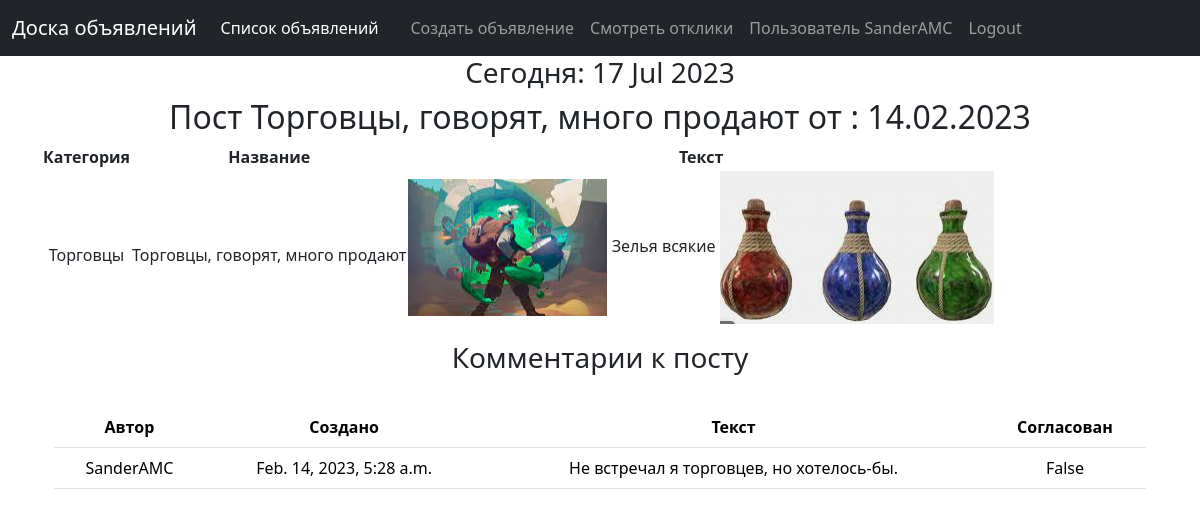
The page /post/26/ (signed in) on the database its author committed.
### MMORPG_messages/models.py (models this page shows)
class Post(models.Model):
    TYPES = [
        ('01', 'Танки'),
        ('02', 'Хилы'),
        ('03', 'ДД'),
        ('04', 'Торговцы'),
        ('05', 'Гилдмастеры'),
        ('06', 'Квестгиверы'),
        ('07', 'Кузнецы'),
        ('08', 'Кожевники'),
        ('09', 'Зельевары'),
        ('10', 'Мастера заклинаний')
    ]
    author = models.ForeignKey(User, on_delete=models.CASCADE)
    creation = models.DateTimeField(auto_now_add=True)
    category = models.CharField(max_length=2, choices=TYPES, default='1')
    title = models.CharField(max_length=200)
    content = RichTextUploadingField(blank=True, null=True)

class Comment(models.Model):
    post = models.ForeignKey(Post, on_delete=models.CASCADE)
    user = models.ForeignKey(User, on_delete=models.CASCADE)
    creation = models.DateTimeField(auto_now_add=True)
    text = models.TextField()
    approved = models.BooleanField(default=False)

### MMORPG_messages/views.py (the view)
# urls.py: path('<int:pk>/', OnePost.as_view(), name='one_post'),
class OnePost(DetailView):
    model = Post
    template_name = 'post.html'
    context_object_name = 'one_post'
    def get_context_data(self, **kwargs):
        context = super().get_context_data(**kwargs)
        if self.request.user.is_authenticated:
            context['user_name'] = self.request.user
        context['comments'] = Comment.objects.order_by('-creation').filter(post=self.object.id)
        obj = to_dict(context['one_post'])
        obj['category'] = [_[1] for _ in Post.TYPES if _[0] == obj['category']][0]
        context['one_post'] = obj
        return context

### MMORPG_messages/templatetags/custom_filters.py (called while the page is built)
@register.filter()
def censor(value):
   def isbad(word: str):
      return True if word in BAD_WORDS else False
   def replace(word: str):
      str_ = word[0]
      for i in range(1, len(word)):
         if word[i] not in string.punctuation:
            str_ += '*'
         else:
            str_ += word[i]
      return str_
   list = value.split()
   for n, word in enumerate(list):
      word2check = ""
      word = word.strip().lower()
      for i in range(len(word)):
         if word[i] not in string.punctuation:
            word2check += word[i]
      if isbad(word2check):
         list[n] = replace(list[n])
   return f'{" ".join(list)}'

### MMORPG_messages/templatetags/custom_tags.py (called while the page is built)
@register.simple_tag()
def current_time(format_string='%d %b %Y'):
    return datetime.utcnow().strftime(format_string)

### MMORPG_messages/views.py (called while the page is built)
def to_dict(obj):
    opts = obj._meta
    data = {}
    for f in chain(opts.concrete_fields, opts.private_fields):
        data[f.name] = f.value_from_object(obj)
    for f in opts.many_to_many:
        data[f.name] = [i.id for i in f.value_from_object(obj)]
    return data

### templates/post.html (shortened to what this page needs)
{% extends 'default.html' %}
{% load custom_filters %}
{% load custom_tags %}
{% block content %}
    <h3>Сегодня: {% current_time '%d %b %Y' %} </h3>
    <h2> Пост {{ one_post.title|censor }} от : {{ one_post.creation|date:'d.m.Y' }} </h2>
       <table>
           <thead>
            <tr>
              <th scope="col">Категория</th>
                <th scope="col">Название</th>
                <th scope="col">Текст</th>
            </tr>
          </thead>
        <tbody>
           <tr>
               <td>{{ one_post.category}}</td>
               <td>{{ one_post.title}}</td>
               <td>{{ one_post.content|safe }}</td>
           </tr>
    </tbody>
       </table>
        {% if comments %}
    <div class="container">
        <table class="table table-hover">
         <thead>
         <h3>Комментарии к посту</h3>
            <tr>
              <th scope="col">Автор</th>
              <th scope="col">Создано</th>
                <th scope="col">Текст</th>
                <th scope="col">Согласован</th>
            </tr>
          </thead>
           {% for one in comments %}
            <tr class="light">
                <td>{{ one.user }}</td>
               <td>{{ one.creation }}</td>
                <td>{{ one.text }}</td>
                <td>{{ one.approved }}</td>
                <br>
           </tr>
           {% endfor %}
        </table>
   {% else %}
       <h2>Комментариев пока нет.</h2>
   {% endif %}
    </div>
{% endblock content %}

### templates/default.html (shortened to what this page needs)
<!DOCTYPE html>
<html lang="en">
    <head>
        {% load static %}
	    <link href="{% static 'css/bootstrap.min.css' %}" rel="stylesheet" />
    </head>
    <body>
    {% load i18n %}
    <nav class="navbar navbar-expand-lg navbar-dark bg-dark">
          <div class="container-fluid">
            <a class="navbar-brand">Доска объявлений</a>
            <div class="collapse navbar-collapse" id="navbarColor02">
              <ul class="navbar-nav me-auto">
                <li class="nav-item">
                  <a class="nav-link active" href="/">Список объявлений
                  </a>
                </li>
                <li class="nav-item">
                  <a class="nav-link" href=""></a>
                </li>
                  {% if user_name %}
                  <li class="nav-item">
                  <a class="nav-link" href="/post/create">Создать объявление</a>
                </li>
                    <li class="nav-item">
                      <a class="nav-link" href="/post/search">Смотреть отклики</a>
                    </li>
                       <li class="nav-item">
                           <a class="nav-link" href="/user">Пользователь {{ user_name }}</a>
                       </li>
                       <li class="nav-item">
                           <a class="nav-link" href="/accounts/logout">Logout</a>
                       </li>
                  {% else %}
                       <li class="nav-item">
                           <a class="nav-link" href="/accounts/login">Войти на сайт</a>
                       </li>
                  {% endif %}
              </ul>
        </nav>
            <div class="container">
           <div class="row">
               <div class="col-lg-12 text-center">
                   {% block content %}
                   {% endblock content %}
                   <br>
               </div>
           </div>
        </div>
    </body>
</html>

### rows shown on the page
Post: title|censor "Торговцы, говорят, много продают", creation "14.02.2023", title "Торговцы, говорят, много продают", content (picture), content "Зелья всякие"
Comment: user "SanderAMC", creation "Feb. 14, 2023, 5:28 a.m.", text "Не встречал я торговцев, но хотелось-бы.", approved "False"

### other values the page prints
{{ user_name }} "SanderAMC"
{{ one_post.category }} "Торговцы"
